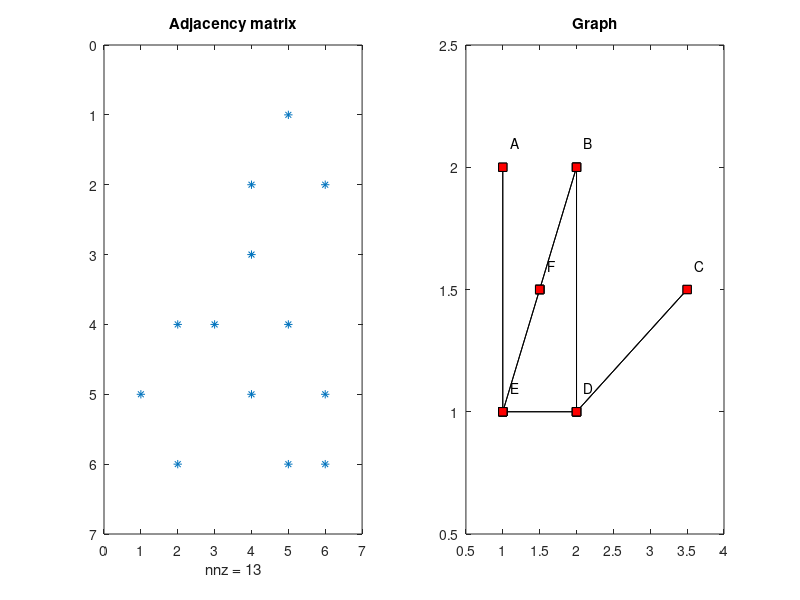

Write MATLAB code to recreate this figure.
   % Q learning
   % Two input: R and gamma
   % immediate reward matrix; 
   % row(depart) and column(target) = states; -Inf = no door between room
   % The goal room is F, so the doors that lead immediately to the goal have instant reward of 100 
   %   A   B   C   D   E   F
   % A                 1  
   % B             1       1
   % C             1
   % D     1   1       1
   % E 1           1       1
   % F     1           1   1


function qlearning
clear all;close all; clc;
    R=[ -inf,   -inf,   -inf,   -inf,    0,      -inf;
        -inf,   -inf,   -inf,   0,      -inf,   100;
        -inf,   -inf,   -inf,   0,      -inf,   -inf;
        -inf,   0,      0,      -inf,   0,      -inf;
        0,      -inf,   -inf,   0,      -inf,   100;
        -inf,   0,      -inf,   -inf,   0,      100];
labels=['A' 'B' 'C' 'D' 'E' 'F'];
gamma=0.80;            % learning parameter
nEpisodes=5000;
[A episode]=ReinforcementLearning(R,nEpisodes,gamma);
adj=(A>0);

%# plot adjacency matrix
subplot(121), spy(adj)
title('Adjacency matrix');
%# plot connected points on grid
X=[1 2 3.5 2 1 1.5]';
Y=[2 2 1.5 1 1 1.5]';
[xx yy] = gplot(adj, [X Y]);
subplot(122), plot(xx, yy, 'ks-', 'MarkerFaceColor','r')
title('Graph');
axis([0.5 4 0.5 2.5])
dx=0.1;dy=0.1;

for j=1:length(labels)
    text(X(j)+dx,Y(j)+dy,labels(j))
end


%% Find path
initial=3;  %C
goal=6;     %F

foundPath=false;
current=initial;

index=1;
pathPlan(index)=current;
while(not(foundPath))
    [val current]=max(A(current,:));
    index=index+1;
    pathPlan(index)=current;
    if(current==goal)
        foundPath=true;
    end
end
disp('Path:')
for j=1:length(pathPlan)
   disp(sprintf('%c',labels(pathPlan(j))))
end
end

 function y=RandomPermutation(A)
 % return random permutation of matrix A
 % unlike randperm(n) that give permutation of integer 1:n only
   [r,c]=size(A);
   b=reshape(A,r*c,1);       % convert to column vector
   x=randperm(r*c);          % make integer permutation of similar array as key
   w=[b,x'];                 % combine matrix and key
   d=sortrows(w,2);          % sort according to key
   y=reshape(d(:,1),r,c);    % return back the matrix
 end
 
 function [q episode]=ReinforcementLearning(R, nepisodes,gamma)
format short
format compact
    q=zeros(size(R));      % initialize Q as zero
    q1=ones(size(R))*inf;  % initialize previous Q as big number
    count=0;               % counter

    for episode=0:nepisodes
       % random initial state
       y=randperm(size(R,1));
       state=y(1);
       
       % select any action from this state
       x=find(R(state,:)>=0);        % find possible action of this state
       if size(x,1)>0,
          x1=RandomPermutation(x);   % randomize the possible action
          x1=x1(1);                  % select an action 
       end

       qMax=max(q,[],2);
       q(state,x1)= R(state,x1)+gamma*qMax(x1);   % get max of all actions 
       state=x1;
       
       % break if convergence: small deviation on q for 1000 consecutive
       if sum(sum(abs(q1-q)))<0.0001 & sum(sum(q >0))
          if count>1000,
             episode        % report last episode
             break          % for
          else
             count=count+1; % set counter if deviation of q is small
          end
       else
          q1=q;
          count=0; % reset counter when deviation of q from previous q is large
       end
    end 

    %normalize q
    g=max(max(q));
    if g>0, 
       q=100*q/g;
    end
end
      

